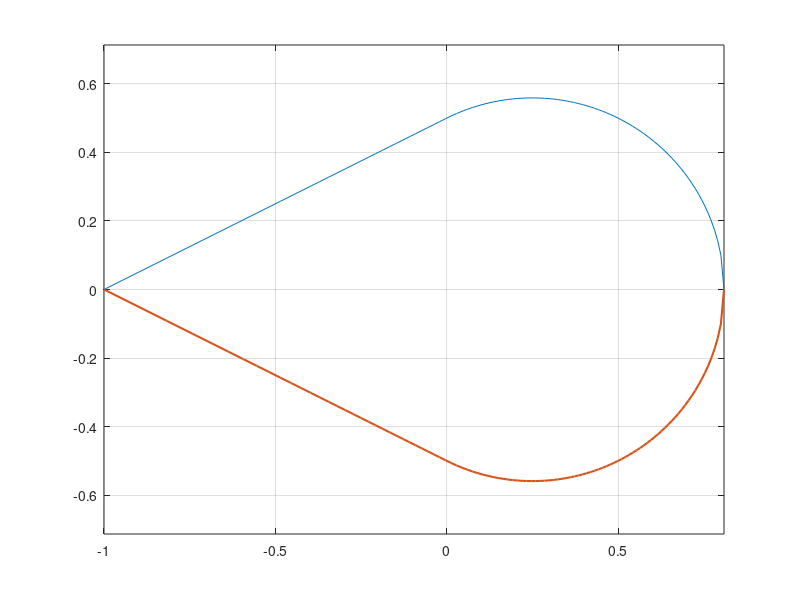

MATLAB code to generate this figure: (Note: this script raises an error after producing the figure.)
clc; clear; close all

U = 300;    % undisturbed velocity
U_inf = [U; 0];
N = 100;

% generate wedge
% straight line parameters and equation
m = 0.5;
c = 0.5;
line = @(x) m*x + c;

% find circumference center
xc = m*c;

% circumference radius and equation
R = norm ([xc, c]);
circ = @(x) sqrt(R^2 - (x-xc)^2);

start_x = -c/m;
end_x = xc+R;

i = linspace (0, 1, N);
xd = start_x + (end_x-start_x) * sqrt(i);
xd = xd';
yd = zeros (N, 1);

for i = 1:N
    if xd(i) < 0
        yd(i) = line (xd(i));
    else
        yd(i) = circ (xd(i));
    end
end

xv = xd;
yv = -yd;

xe = [xd(1:end-1); flip(xv)];
ye = [yd(1:end-1); flip(yv)];

Np = length (xe); % number of total points

figure(1)
plot (xd, yd, xv, yv, 'LineWidth', 1.5)
grid on; hold on; axis equal

% initialize variables
xp = zeros (1, Np-1);
yp = zeros (1, Np-1);
l = zeros (1, Np-1);
n = zeros (2, Np-1);
t = zeros (2, Np-1);

for j = 1:Np-1
    xp(j) = (xe(j) + xe(j+1)) / 2;  % x-component of control point
    yp(j) = (ye(j) + ye(j+1)) / 2;  % y-component of control point

    l(j) = sqrt ((ye(j+1) - ye(j))^2 + (xe(j+1) - xe(j))^2);    % length of each panel
    n(:,j) = [-(ye(j+1) - ye(j)); (xe(j+1) - xe(j))] / l(j);    % normal vector
    t(:,j) = [n(2,j); -n(1,j)];                                 % tangent vector
end

% initialize variables
A = zeros (Np, Np);
vel_v = zeros (Np-1, 2);

for i = 1:Np-1
    for j = 1:Np-1
        % source/vortex induced velocity
        [vel_s, vel_v(j,:)] = SourceVortex (xp(i), yp(i), xe(j), ye(j), xe(j+1), ye(j+1), l(j), t(:,j));

        A(i,j) = dot (vel_s, n(:,i));
    end

    A(i,Np) = dot (sum(vel_v), n(:,i));
end

% Kutta condition
% initialize variables
vel_v_1 = zeros (Np-1, 2);
vel_v_Np = zeros (Np-1, 2);

for j = 1:Np-1
    % source/vortex induced velocity
    [vel_s_1, vel_v_1(j,:)] = SourceVortex (xp(1), yp(1), xe(j), ye(j), xe(j+1), ye(j+1), l(j), t(:,j));
    [vel_s_Np, vel_v_Np(j,:)] = SourceVortex (xp(end), yp(end), xe(j), ye(j), xe(j+1), ye(j+1), l(j), t(:,j));
    
    A(Np,j) = dot (vel_s_1, t(:,1)) + dot (vel_s_Np, t(:,end));
end

A(Np,Np) = dot (sum(vel_v_1), t(:,1)) + dot (sum(vel_v_Np), t(:,end));

% right-hand side
% initialize variables
b = zeros (Np, 1);

for i = 1:Np-1
    b(i) = -dot (U_inf, n(:,i));
end

b(Np) = -dot (U_inf, t(:,1) + t(:,end));

% solve linear system: A*sol = b
sol = A \ b;
q = sol(1:end-1);
gamma = sol(end);

% compute velocity and pressure coefficient on each panel
% initialize variables
u = zeros (2, Np-1);
cp = zeros (1, Np-1);
vel_v = [];
U_inf_norm = norm (U_inf);

for i = 1:Np-1
    u(:,i) = U_inf;

    for j = 1:Np-1
        % source/vortex induced velocity
        [vel_s, vel_v] = SourceVortex (xp(i), yp(i), xe(j), ye(j), xe(j+1), ye(j+1), l(j), t(:,j));

        u(:,i) = u(:,i) + vel_s*q(j) + vel_v*gamma;
    end

    % pressure coefficient
    cp(i) = 1 - (dot (u(:,i), t(:,i)) / U_inf_norm)^2;
end

% compute lift coefficient: cl = -sum (cp_i * l_i* cos(beta_i) ), where cos(beta_i) = tangent(1)
cl = -sum (cp.*l.*t(1,:));

% plot pressure coefficient
figure(2)
plot (xp, cp, 'b', 'LineWidth', 1.5)
hold on; grid on
xlabel('x'); ylabel('c_p')

% compute velocity field outside the wedge
Nx = 300; Ny = 300; % number of discretisation points

x = linspace (-4, +4, Nx);
y = linspace (-1.5, +1.5, Ny);

ydplus = interp1 (xd, yd, x);
yvplus = interp1 (xv, yv, x);

% initialize variables
U_field = zeros (Nx, Ny);
V_field = zeros (Nx, Ny);
min_xe = min(xe);
max_xe = max(xe);

for i = 1:Nx
    for j = 1:Ny
        % if the point is located outside the wedge, compute velocity field
        if ( x(i) < min_xe || x(i) > max_xe || y(j) > ydplus(i) || y(j) < yvplus(i) )
            U_field(i,j) = U_inf(1); 
            V_field(i,j) = U_inf(2);

            for k = 1:Np-1
                % source/vortex induced velocity
                [vel_s, vel_v] = SourceVortex (x(i), y(j), xe(k), ye(k), xe(k+1), ye(k+1), l(k), t(:,k));
        
                U_field(i,j) = U_field(i,j) + vel_s(1)*q(k) + vel_v(1)*gamma;
                V_field(i,j) = V_field(i,j) + vel_s(2)*q(k) + vel_v(2)*gamma;
            end
        end
    end
end

% plot velocity field outside the wedge
[X, Y] = meshgrid (x, y);
figure(3); hold on; axis equal; title ('U-component of velocity field')
contourf (X', Y', U_field, 100, 'LineStyle', 'None')
plot (xe, ye, 'Linewidth', 2, 'Color', 'k')

figure(4); hold on; axis equal; title ('V-component of velocity field')
contourf (X', Y', V_field, 100, 'LineStyle', 'None')
plot (xe, ye, 'Linewidth', 2, 'Color', 'k')





function [vel_s, vel_v] = SourceVortex (xc, yc, xe, ye, xe1, ye1, l, t)

    csi = (xc - xe) * (xe1 - xe) + (yc - ye) * (ye1 - ye);
    csi = csi / l;

    eta = -(xc - xe) * (ye1 - ye) + (yc - ye) * (xe1 - xe);
    eta = eta / l;

    r1 = sqrt(csi^2 + eta^2);
    r2 = sqrt((csi - l)^2 + eta^2);

    theta1 = atan2(eta, csi);
    theta2 = atan2(eta, csi - l);

    % solve numerical conflicts that can possibly lead to errors
    if (abs(theta1) < 1e-12 && abs(theta2) > 3)
        theta1 = 0;
        theta2 = pi;
    elseif (abs(theta2) < 1e-12 && abs(theta1) > 3)
        theta1 = pi;
        theta2 = 0;
    end

    u = -log(r2/r1) / (2*pi);
    v = (theta2 - theta1) / (2*pi);

    % return to global reference system
    % Q = [
    %     cos(beta), -sin(beta)
    %     sin(beta), cos(beta)
    % ];
    %
    % Q = [
    %     t(1), -t(2)
    %     t(2), t(1)
    % ];
    %
    % source induced velocity
    % vel_s = Q*[u v]';

    vel_s = [
        t(1)*u - t(2)*v
        t(2)*u + t(1)*v
    ];

    % vortex induced velocity
    vel_v(1,1) = vel_s(2);
    vel_v(2,1) = -vel_s(1);

end
